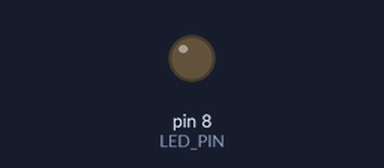
Recording of a sketch running on a simulated Arduino Uno, built with avr-gcc and run on an emulated ATmega328P. Parts: output pins drawn as LEDs (lit = HIGH).

Above: at 2.1 s.
At 6.1 s:
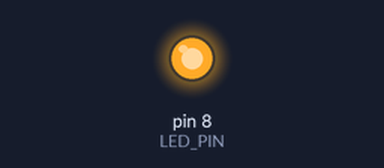
Timing chart, 0 to 6.4 s (numbered marks = the images above):
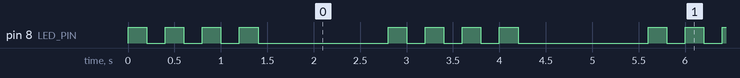

The sketch:

codowhile.ino
```cpp
 const int LED_PIN = 8;

 void setup() {
 pinMode(LED_PIN, OUTPUT);
 }

 void loop() {
 int contador = 1;

 do {
 digitalWrite(LED_PIN, HIGH);
 delay(200);

 digitalWrite(LED_PIN, LOW);
 delay(200);

 contador++;
 }
  while (contador <= 4);

 delay(1200);
 }
```

Measured:
- by itself, pin 8 (LED_PIN): repeats every 2.8 s: 3 × (LOW 0.20 s, HIGH 0.20 s), LOW 1.4 s, HIGH 0.20 s
- by itself, everything shown: repeats every 2.8 s, in 8 steps
